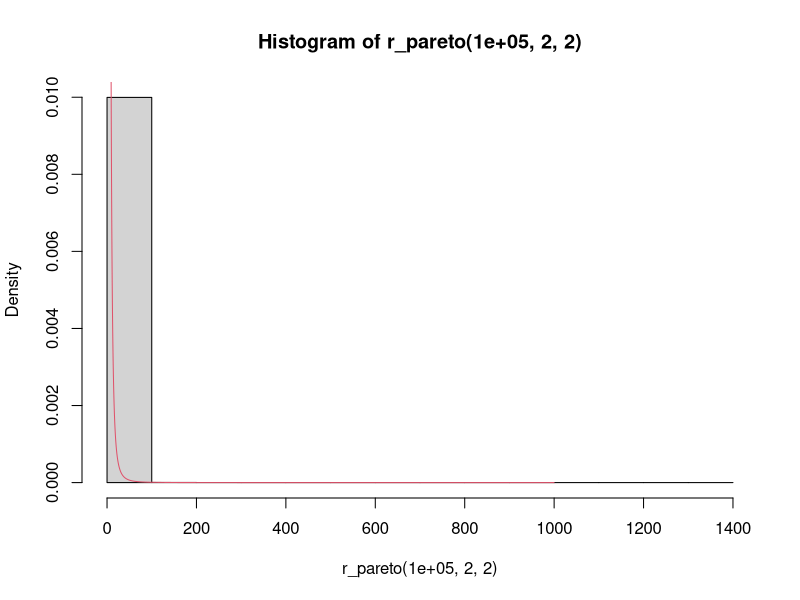
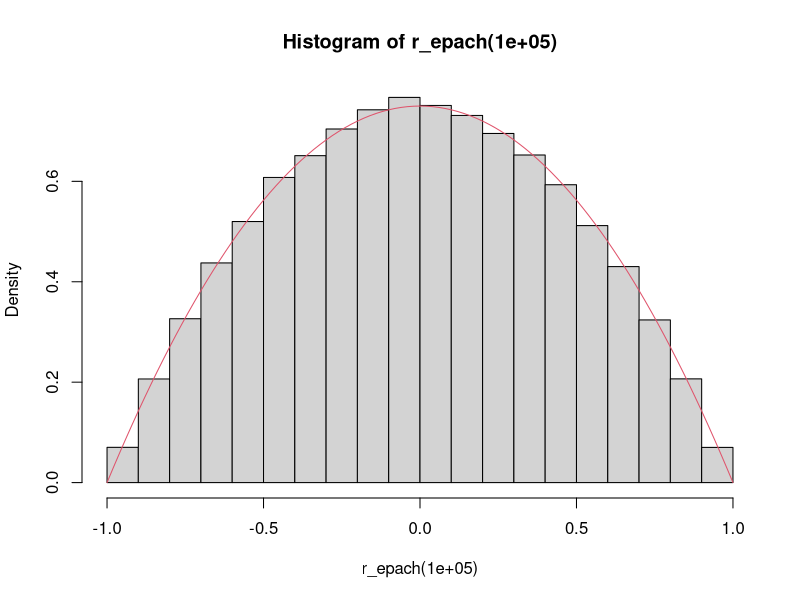

R code for these plots, in order:
rm(list=ls())
## Questão 1
#############################################

# função densidade Pareto(a,b)
d_pareto = function(x,a,b) a*((b/x)^a)/x
# função para gerar variáveis aleatórias com distribuição Pareto(a,b)
r_pareto = function(n,a,b){
  vu = runif(n)
  x = b/(vu^(1/a))
  return(x)
}

# histrograma de uma amostra da Pareto(2,2)
hist(r_pareto(100000,2,2),prob=TRUE)
# Adicionando a densidade verdadeira ao histograma
vxseq = seq(2,1000,.1)
vdens = d_pareto(vxseq,2,2)
lines(vxseq,vdens,type="l",col=2)
# Vale destacar que a variância para a Pareto(2,2) é infinita

rm(list=ls())
## Questão 3
#############################################
# densidade Epanechnikov
d_epach = function(x) 3*(1 - x^2)/4
# função para gerar variáveis aleatórias com distribuição Epanechnikov
r_epach = function(n){
  v = rep(0,n)
  for(i in 1:n){
    u1 = runif(1,-1,1); u2 = runif(1,-1,1); u3 = runif(1,-1,1);
    if((abs(u3)>abs(u2))&&(abs(u3)>abs(u1))){
      v[i] = u2
    }else{
      v[i] = u3
    }
  }
  return(v)
}

# histograma de uma amostra da Epanechnikov e a densidade verdadeira
hist(r_epach(100000),prob=TRUE)
curve(d_epach, xlim=c(-1,1),add=TRUE,col=2)


rm(list=ls())
## Questão 7
#############################################
n      <- 1e6
rn     <- runif(n,0,pi/3)
sinrn  <- sin(rn)
estMC  <- ((pi/3)-0)*mean(sinrn)
print(estMC)

vv <- 1/2  ## valor verdadeiro

## Comparando os valores

erro = abs(estMC - vv)
print(erro)
## 2.891086e-06

##############################################

rm(list=ls())
## Questão 9
#############################################
n          <- 500000
rn         <- runif(n)
integral   <- ((exp(-rn))/(1+(rn^2)))
MCconv     <-  mean(integral) ##metodo convencional
varconv    <- (1/n) * sum((MCconv-integral)^2)

rn1        <- 1-rn
int1       <- integral
int2       <- ((exp(-rn1))/(1+(rn1^2)))
MCant      <- mean((int1 + int2)/2)  
varant     <- var(int1 + int2) ## Metodo das variaveis antiteticas

## Comparando os valores

vargain = ((varconv - varant)/varconv)
print(vargain)
## 0.927129 reducao de 92.71% da variancia

##############################################

